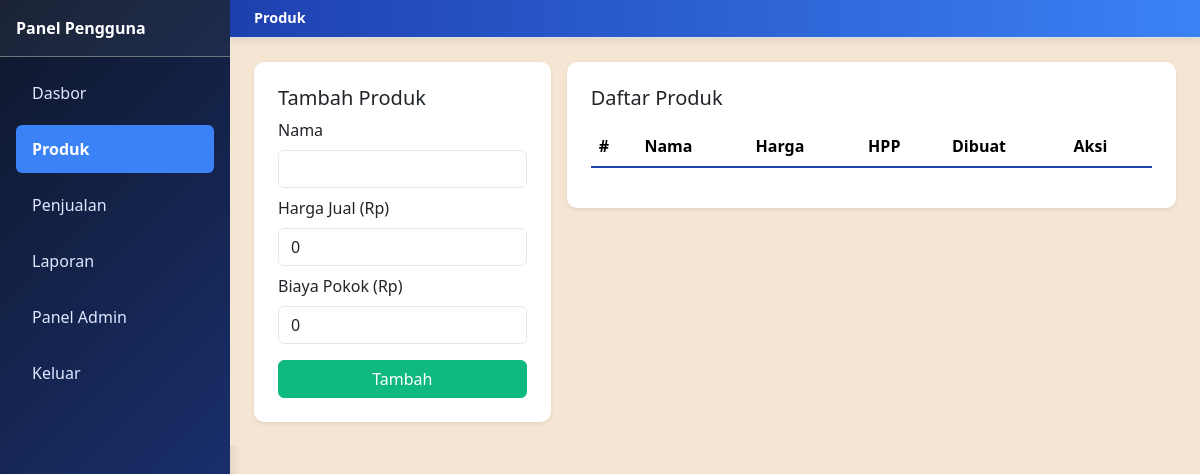
The page /user/products.php (signed in) on the database as committed earlier.
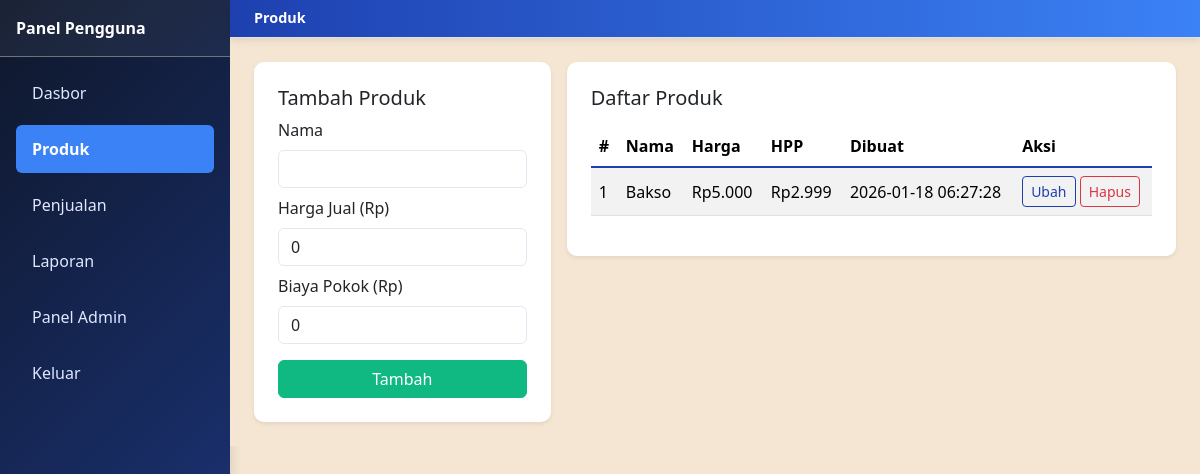
The same page on the database as committed later.
### tables this page shows
CREATE TABLE yukii_products (
        id INTEGER PRIMARY KEY AUTOINCREMENT,
        name TEXT NOT NULL,
        price REAL NOT NULL DEFAULT 0,
        cost REAL NOT NULL DEFAULT 0,
        created_at TEXT NOT NULL DEFAULT CURRENT_TIMESTAMP
    );

### includes/auth.php (called while the page is built, shortened)
<?php
require_once __DIR__ . '/functions.php';
function currentUser(): ?array
{
    return $_SESSION['user'] ?? null;
}

### includes/functions.php (called while the page is built, shortened)
<?php
function sanitizeTablePrefix(string $username): string
{
    $slug = preg_replace('/[^a-zA-Z0-9_]/', '_', strtolower($username));
    $slug = trim($slug, '_');
    return $slug;
}
function userTableNames(string $username): array
{
    $prefix = sanitizeTablePrefix($username);
    return [
        'products' => $prefix . '_products',
        'sales' => $prefix . '_sales',
        'expenses' => $prefix . '_expenses',
    ];
}

### user/products.php (the view, shortened to what the changed rows need)
<?php
require_once __DIR__ . '/../includes/auth.php';
$user = currentUser();
$pdo = getDB();
$tables = userTableNames($user['username']);
$products = $pdo->query('SELECT * FROM ' . $tables['products'] . ' ORDER BY created_at DESC')->fetchAll();
?>
<!DOCTYPE html>
<html lang="id">
<head>
    <link href="https://cdn.jsdelivr.net/npm/bootstrap@5.3.3/dist/css/bootstrap.min.css" rel="stylesheet">
    <link href="/assets/css/style.css" rel="stylesheet">
</head>
<body>
<div class="d-flex">
    <div class="flex-grow-1">
        <main class="p-4">
            <div class="row g-3">
                <div class="col-md-8">
                    <div class="card shadow-sm">
                        <div class="card-body">
                            <div class="table-responsive">
                                <table class="table table-striped align-middle">
                                    <thead><tr><th>#</th><th>Nama</th><th>Harga</th><th>HPP</th><th>Dibuat</th><th>Aksi</th></tr></thead>
                                    <tbody>
                                    <?php foreach ($products as $p): ?>
                                        <tr>
                                            <td><?php echo (int) $p['id']; ?></td>
                                            <td><?php echo htmlspecialchars($p['name'], ENT_QUOTES, 'UTF-8'); ?></td>
                                            <td>Rp<?php echo number_format((float) $p['price'], 0, ',', '.'); ?></td>
                                            <td>Rp<?php echo number_format((float) $p['cost'], 0, ',', '.'); ?></td>
                                            <td><?php echo htmlspecialchars($p['created_at'], ENT_QUOTES, 'UTF-8'); ?></td>
                                            <td>
                                                <a class="btn btn-sm btn-outline-primary" href="/user/products.php?edit=<?php echo (int) $p['id']; ?>">Ubah</a>
                                                <form method="post" class="d-inline" onsubmit="return confirm('Hapus produk ini?');">
                                                    <button class="btn btn-sm btn-outline-danger" type="submit">Hapus</button>
                                                </form>
                                            </td>
                                        </tr>
                                    <?php endforeach; ?>
                                    </tbody>
                                </table>
                            </div>
                        </div>
                    </div>
                </div>
            </div>
        </main>
    </div>
</div>
</body>
</html>

Rows that differ between the two databases and show on the page:
added yukii_products: id "1", name "Bakso", price "5.000", cost "2.999", created_at "2026-01-18 06:27:28"
